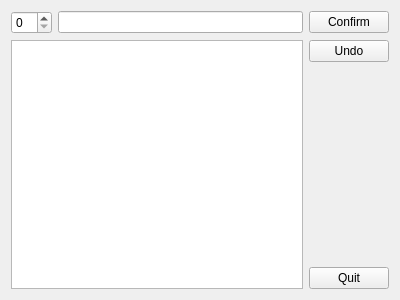
<?xml version="1.0" encoding="UTF-8"?>
<ui version="4.0">
 <class>myForm</class>
 <widget class="QWidget" name="myForm">
  <property name="geometry">
   <rect>
    <x>0</x>
    <y>0</y>
    <width>400</width>
    <height>300</height>
   </rect>
  </property>
  <property name="windowTitle">
   <string>Form</string>
  </property>
  <layout class="QVBoxLayout" name="verticalLayout_2">
   <item>
    <layout class="QHBoxLayout" name="horizontalLayout">
     <item>
      <widget class="QSpinBox" name="spinBox"/>
     </item>
     <item>
      <widget class="QLineEdit" name="lineEdit"/>
     </item>
     <item>
      <widget class="QPushButton" name="pushButton">
       <property name="text">
        <string>Confirm</string>
       </property>
      </widget>
     </item>
    </layout>
   </item>
   <item>
    <layout class="QHBoxLayout" name="horizontalLayout_2">
     <item>
      <widget class="MyTextEdit" name="textEdit"/>
     </item>
     <item>
      <layout class="QVBoxLayout" name="verticalLayout">
       <item>
        <widget class="QPushButton" name="pushButton_2">
         <property name="text">
          <string>Undo</string>
         </property>
        </widget>
       </item>
       <item>
        <spacer name="verticalSpacer">
         <property name="orientation">
          <enum>Qt::Vertical</enum>
         </property>
         <property name="sizeHint" stdset="0">
          <size>
           <width>20</width>
           <height>128</height>
          </size>
         </property>
        </spacer>
       </item>
       <item>
        <widget class="QPushButton" name="pushButton_3">
         <property name="text">
          <string>Quit</string>
         </property>
        </widget>
       </item>
      </layout>
     </item>
    </layout>
   </item>
  </layout>
 </widget>
 <customwidgets>
  <customwidget>
   <class>MyTextEdit</class>
   <extends>QTextEdit</extends>
   <header>MyTextEdit.h</header>
   <slots>
    <slot>setNumero(int)</slot>
    <slot>setTextEdit(Qstring)</slot>
    <slot>displayText()</slot>
    <slot>setTextEditat(QString)</slot>
    <slot>desfer()</slot>
    <slot>setNumero(QString)</slot>
   </slots>
  </customwidget>
 </customwidgets>
 <resources/>
 <connections>
  <connection>
   <sender>pushButton_3</sender>
   <signal>pressed()</signal>
   <receiver>myForm</receiver>
   <slot>close()</slot>
   <hints>
    <hint type="sourcelabel">
     <x>348</x>
     <y>271</y>
    </hint>
    <hint type="destinationlabel">
     <x>337</x>
     <y>0</y>
    </hint>
   </hints>
  </connection>
  <connection>
   <sender>pushButton</sender>
   <signal>pressed()</signal>
   <receiver>textEdit</receiver>
   <slot>displayText()</slot>
   <hints>
    <hint type="sourcelabel">
     <x>374</x>
     <y>19</y>
    </hint>
    <hint type="destinationlabel">
     <x>253</x>
     <y>179</y>
    </hint>
   </hints>
  </connection>
  <connection>
   <sender>lineEdit</sender>
   <signal>textChanged(QString)</signal>
   <receiver>textEdit</receiver>
   <slot>setTextEditat(QString)</slot>
   <hints>
    <hint type="sourcelabel">
     <x>110</x>
     <y>27</y>
    </hint>
    <hint type="destinationlabel">
     <x>110</x>
     <y>72</y>
    </hint>
   </hints>
  </connection>
  <connection>
   <sender>pushButton_2</sender>
   <signal>pressed()</signal>
   <receiver>textEdit</receiver>
   <slot>desfer()</slot>
   <hints>
    <hint type="sourcelabel">
     <x>347</x>
     <y>52</y>
    </hint>
    <hint type="destinationlabel">
     <x>183</x>
     <y>116</y>
    </hint>
   </hints>
  </connection>
  <connection>
   <sender>spinBox</sender>
   <signal>valueChanged(QString)</signal>
   <receiver>textEdit</receiver>
   <slot>setNumero(QString)</slot>
   <hints>
    <hint type="sourcelabel">
     <x>36</x>
     <y>22</y>
    </hint>
    <hint type="destinationlabel">
     <x>47</x>
     <y>97</y>
    </hint>
   </hints>
  </connection>
 </connections>
</ui>
